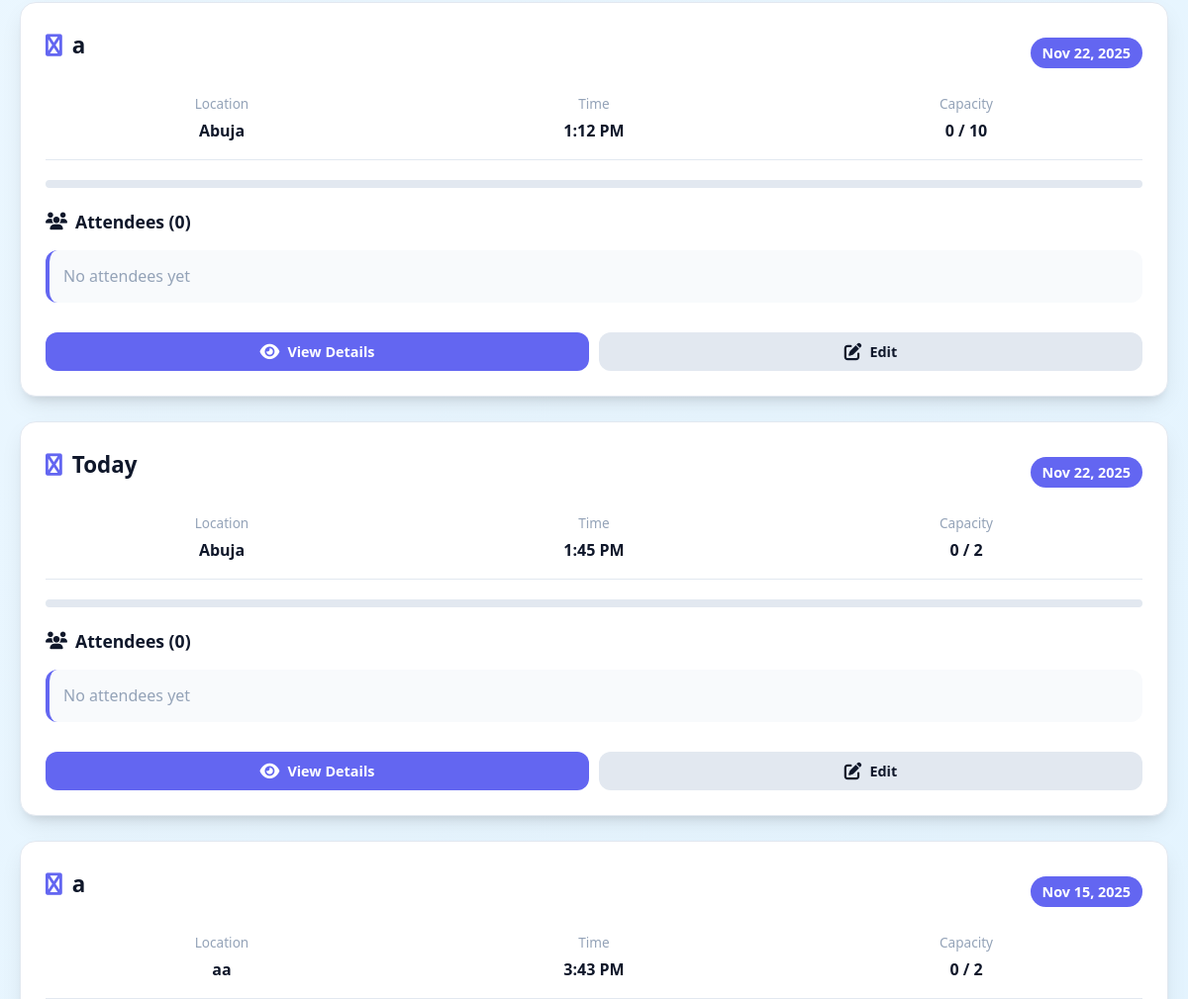
Before: / (middle part) with the older database file.
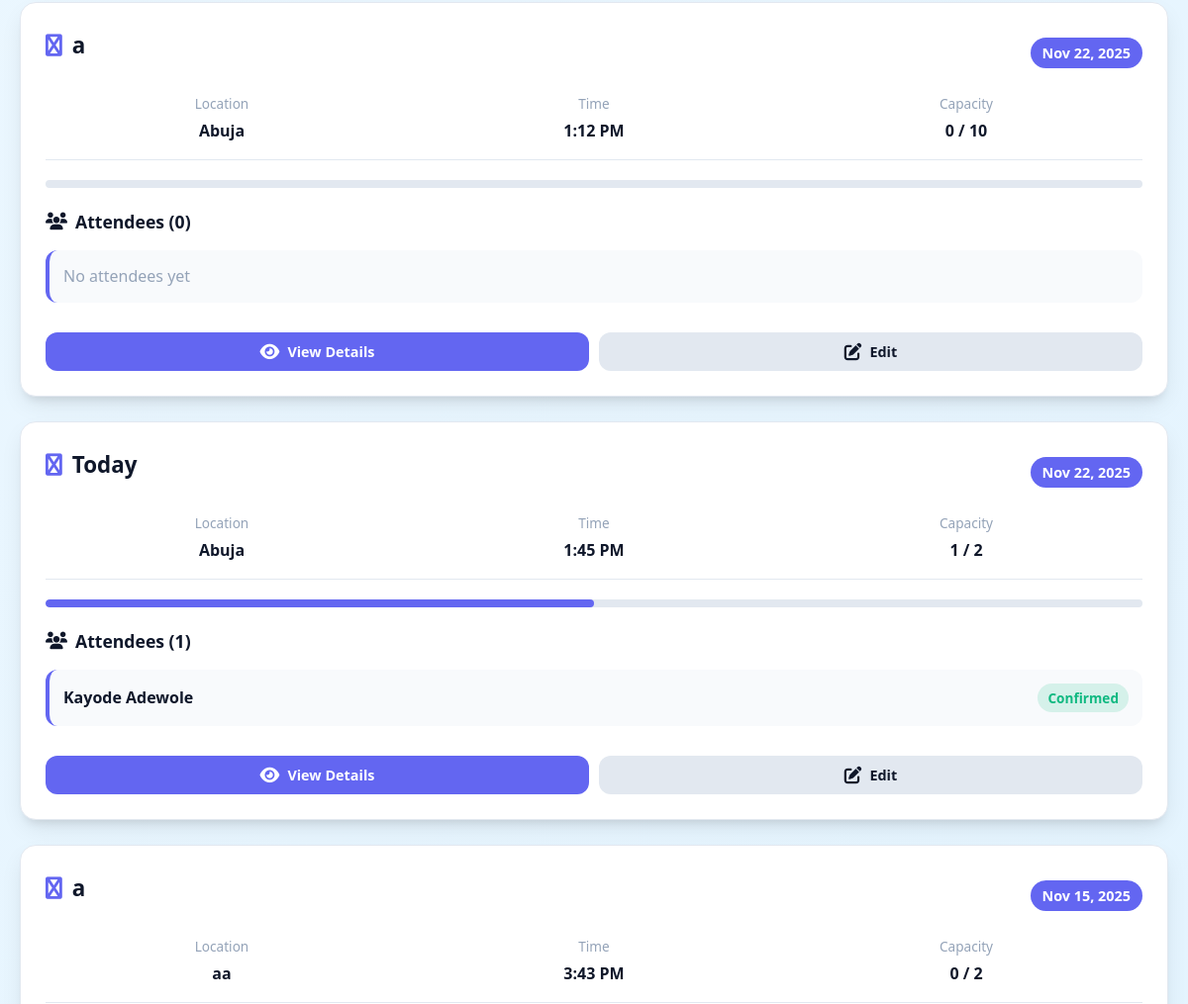
After: the same page with the newer database file.
### myapp/models.py (models this page shows, shortened)
class Event(models.Model):
    title = models.CharField(max_length=200)
    description = models.TextField()
    date = models.DateTimeField()
    location = models.CharField(max_length=300)
    max_attendees = models.PositiveIntegerField(default=100)
    event_image = models.ImageField(
        upload_to='event_images/',
        blank=True,
        null=True,
        validators=[FileExtensionValidator(['jpg', 'jpeg', 'png', 'gif'])]
    )
    created_at = models.DateTimeField(auto_now_add=True)
    @property
    def current_attendees(self):
        return self.attendees.filter(is_confirmed=True).count()
    @property
    def is_full(self):
        return self.current_attendees >= self.max_attendees
    @property
    def capacity_percentage(self):
        if self.max_attendees == 0:
            return 0
        return int((self.current_attendees / self.max_attendees) * 100)

class Attendee(models.Model):
    event = models.ForeignKey(Event, on_delete=models.CASCADE, related_name='attendees') # Ensure related_name is 'attendees'
    name = models.CharField(max_length=100)
    email = models.EmailField()
    phone = models.CharField(max_length=15, blank=True)
    is_attending = models.BooleanField(default=True)
    is_confirmed = models.BooleanField(default=False)
    dietary_restrictions = models.TextField(blank=True)
    plus_one = models.BooleanField(default=False)
    notes = models.TextField(blank=True)
    created_at = models.DateTimeField(auto_now_add=True)
    class Meta:
        unique_together = ['event', 'email']

### myapp/views.py (the view)
# urls.py: path('', views.index, name='index'),
def index(request):
    events = Event.objects.all().order_by('-created_at')
    return render(request, 'rsvp/index.html', {'events': events})

### myapp/templates/rsvp/index.html (shortened to what this page needs)
{% extends 'rsvp/base.html' %}
{% block content %}
<div class="index-content" style="width: 100%; max-width: 1200px; margin: 0 auto; text-align: center;">
    <div class="events-section">
        {% for event in events %}
            <div class="event-card">
                <div class="event-header">
                    <h3><i class="fas fa-glass-cheers"></i> {{ event.title }}</h3>
                    <span class="event-date">{{ event.date|date:"M d, Y" }}</span>
                </div>
                <div class="event-info">
                    <div class="info-item">
                        <span class="info-label">Location</span>
                        <span class="info-value">{{ event.location }}</span>
                    </div>
                    <div class="info-item">
                        <span class="info-label">Time</span>
                        <span class="info-value">{{ event.date|date:"g:i A" }}</span>
                    </div>
                    <div class="info-item">
                        <span class="info-label">Capacity</span>
                        <span class="info-value">{{ event.current_attendees }} / {{ event.max_attendees }}</span>
                    </div>
                </div>
                <div class="capacity-bar">
                    <div class="capacity-fill" style="width: {{ event.capacity_percentage }}%"></div>
                </div>
                <div class="attendee-list">
                    <h4><i class="fas fa-users"></i> Attendees ({{ event.current_attendees }})</h4>
                    {% for attendee in event.attendees.all %}
                        {% if attendee.is_confirmed %}
                            <div class="attendee-item">
                                <span class="attendee-name">{{ attendee.name }}</span>
                                <span class="attendee-status status-confirmed">Confirmed</span>
                            </div>
                        {% endif %}
                    {% empty %}
                        <div class="attendee-item" style="background: #f8fafc; text-align: center; color: var(--gray);">
                            No attendees yet
                        </div>
                    {% endfor %}
                </div>
                <div class="event-actions">
                    <a href="{% url 'event_detail' event.id %}" class="btn btn-sm">
                        <i class="fas fa-eye"></i> View Details
                    </a>
                    <a href="{% url 'event_detail' event.id %}" class="btn btn-sm btn-secondary">
                        <i class="fas fa-edit"></i> Edit
                    </a>
                </div>
            </div>
        {% empty %}
            <div class="event-card" style="text-align: center; padding: 40px;">
                <h3><i class="fas fa-calendar-times"></i> No Events Found</h3>
                <p style="margin: 20px 0;">Be the first to create an event!</p>
                <a href="{% url 'create_event' %}" class="btn">Create Your First Event</a>
            </div>
        {% endfor %}
    </div>
</div>
{% endblock %}

Changed rows visible on the page:
shown differently, row unchanged: Event "Today": current_attendees "0" → "1"; no longer shows "No attendees yet"
added Attendee: name "Kayode Adewole", shown under Event "Today"
